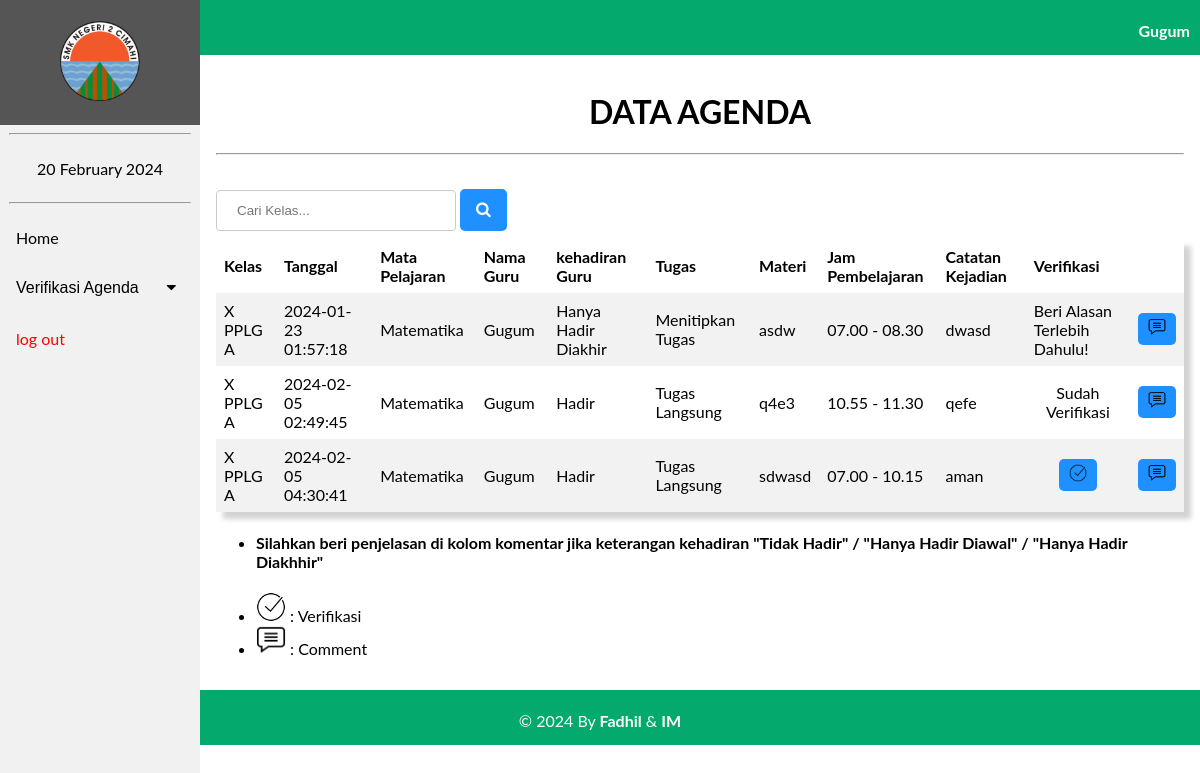
The page /agenda/verifikasi_semua.php?id=198111032008011005 (signed in) on the database as committed earlier.
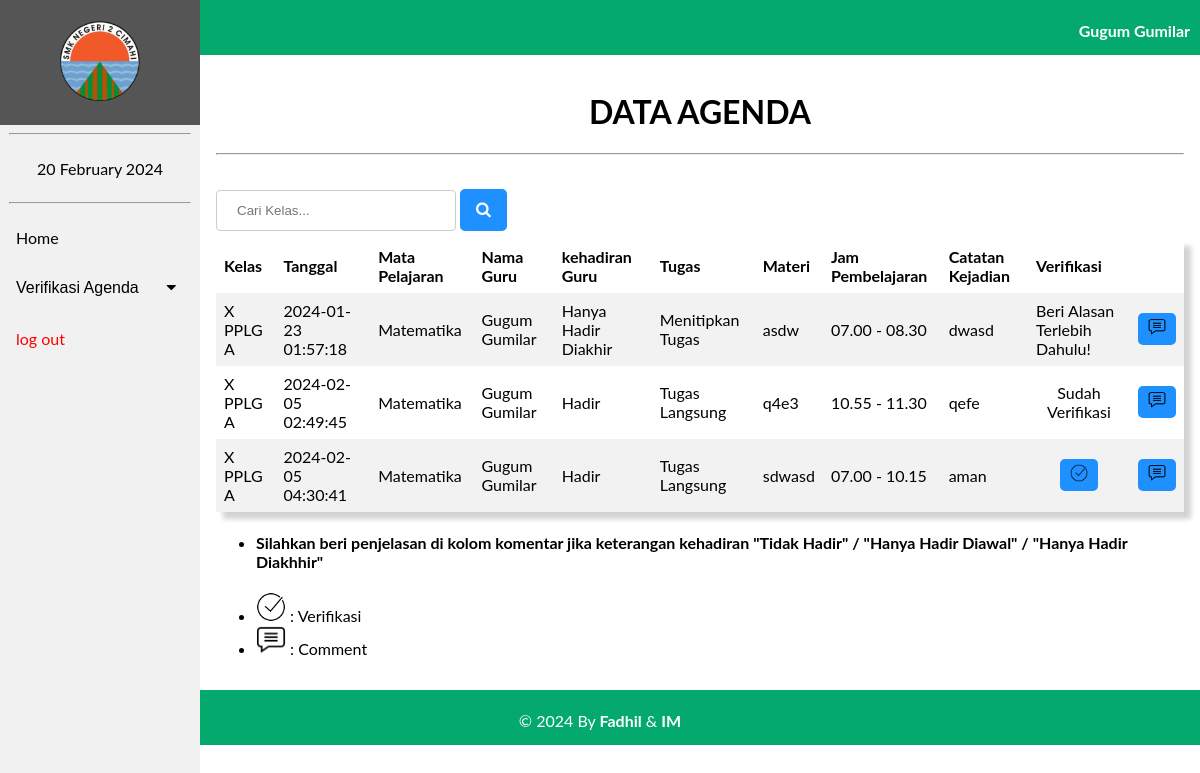
The same page on the database as committed later.
### tables this page shows
CREATE TABLE `tb_guru` (
  `nip` varchar(18) NOT NULL,
  `id_mapel` varchar(6) NOT NULL,
  `nama_guru` varchar(100) NOT NULL
);

CREATE TABLE `tb_agenda` (
  `id_agenda` int(11) NOT NULL,
  `tgl` timestamp NOT NULL DEFAULT current_timestamp() ON UPDATE current_timestamp(),
  `jam_masuk` varchar(50) NOT NULL,
  `jam_selesai` varchar(50) NOT NULL,
  `nip` varchar(18) NOT NULL,
  `id_kelas` varchar(6) NOT NULL,
  `id_mapel` varchar(6) NOT NULL,
  `tugas` enum('Tugas Langsung','Menitipkan Tugas','Tidak Ada Tugas') NOT NULL,
  `materi` varchar(200) NOT NULL,
  `evaluasi` varchar(200) NOT NULL,
  `kehadiran` enum('Hadir','Tidak Hadir','Hanya Hadir Diakhir','Hanya Hadir Diawal') NOT NULL,
  `verifikasi` varchar(50) NOT NULL,
  `comment` text NOT NULL
);

CREATE TABLE `tb_kelas` (
  `id_kelas` varchar(6) NOT NULL,
  `nama_kelas` varchar(50) NOT NULL
);

CREATE TABLE `tb_mapel` (
  `id_mapel` varchar(6) NOT NULL,
  `nama_mapel` varchar(70) NOT NULL
);

### agenda/verifikasi_semua.php (the view, shortened to what this page needs)
<?php
    include 'koneksi.php';
    $nip = $_GET['id'];
    $sql = "SELECT tb_agenda.id_agenda, tb_mapel.nama_mapel, tb_agenda.materi, tb_agenda.tugas, tb_guru.nama_guru, tb_agenda.kehadiran, tb_kelas.nama_kelas,
    tb_agenda.tgl, tb_agenda.evaluasi, tb_agenda.verifikasi, tb_agenda.jam_masuk, tb_agenda.jam_selesai, tb_agenda.comment FROM tb_agenda INNER JOIN tb_mapel ON tb_agenda.id_mapel = tb_mapel.id_mapel
    INNER JOIN tb_guru ON tb_agenda.nip = tb_guru.nip INNER JOIN tb_kelas ON tb_agenda.id_kelas = tb_kelas.id_kelas WHERE tb_agenda.nip = '$nip'";
    $level = mysqli_query($Conn, $sql);
    $sql1 = "SELECT * FROM tb_guru WHERE nip='$nip'";
    $k = mysqli_query($Conn,$sql1);
?>
<!DOCTYPE html>
<html>
<head>
    <link rel="stylesheet" href="navbar.css">
    <link rel="stylesheet" href="https://cdnjs.cloudflare.com/ajax/libs/font-awesome/4.7.0/css/font-awesome.min.css">
<body>
    <header>
        <div class="sidebar">
            <a href="beranda.php?id=<?= $nip ?>"><center><img src="image/2cmi.PNG" style="width: 80px; padding: 5px;"></center></a>
            <hr  style="width: 90%;">
            <center><a href="#"><?= date("d F Y"); ?></a></center>
            <hr  style="width: 90%;">
            <a href="beranda2.php?id=<?= $nip ?>">Home</a>
            <button class="dropdown-btn">Verifikasi Agenda
            <i class="fa fa-caret-down"></i>
            </button>
            <a style="color: red;"href="logout.php"> log out</button></a>
        </div>
    </header>
    <div class="head">
        <?php
              foreach($k as $nama){ ?>
              <p style="margin-right: 10px;"><b><?= $nama['nama_guru'] ?></b></p>
            <?php
              }
          ?>
    </div>
    <div class="content">
    <center>
<h1>DATA AGENDA</h1><hr> </center>
<br>
<form action="search_verifikasi.php" method="POST">
    <input type="text" name="search" placeholder="Cari Kelas...">
    <button class="btn1" name="submit"><i class="fa fa-search"></i></button>
</form>
<center>
<table style="box-shadow: 7px 7px 5px lightgrey;">
        <tr>
            <th>Kelas</th>
            <th>Tanggal </th>
            <th>Mata Pelajaran</th>
            <th>Nama Guru</th>
            <th>kehadiran Guru</th>
            <th>Tugas </th>
            <th>Materi</th>
            <th>Jam Pembelajaran </th>
            <th>Catatan Kejadian </th>
            <th colspan="2">Verifikasi</th>
        </tr>
    <?php foreach ($level as $row) : ?>
            <tr>
                <td><?= $row["nama_kelas"];?></td>
                <td><?= $row["tgl"];?></td>
                <td><?= $row["nama_mapel"];?></td>
                <td><?= $row["nama_guru"];?></td>
                <td><?= $row["kehadiran"];?></td>
                <td><?= $row["tugas"];?></td>
                <td><?= $row["materi"];?></td>
                <td><?= $row["jam_masuk"]." - ".$row['jam_selesai'];?></td>
                <td><?= $row["evaluasi"];?></td>
                <?php
                    $status = $row['verifikasi'];
                    if($status == "Sudah Verifikasi"){ ?>
                        <td><center><?= $status;?></center></td>
                        <td><a href="comment.php?id=<?= $row["id_agenda"]; ?>&nip=<?= $nip;?>" style="text-decoration: none;""><button class="btn"><img src="image/comment.PNG" width="18px"></button></a></td>
                <?php
                    }else{
                        if($row['kehadiran'] != "Hadir" && $row['comment'] == ""){
                ?>
                    <td>Beri Alasan Terlebih Dahulu!</td>
                    <td><center><a href="comment.php?id=<?= $row["id_agenda"]; ?>&nip=<?= $nip;?>" style="text-decoration: none;""><button class="btn"><img src="image/comment.PNG" width="18px"></button></a></center></td>
                <?php
                        }else{ ?>
                     <td><center><a href="proses_verifikasi.php?id=<?= $row["id_agenda"]; ?>&nip=<?= $nip;?>" style="text-decoration: none;"><button class="btn"><img src="image/ceklis.PNG" width="18px"></button></a></center></td>
                        <td><center><a href="comment.php?id=<?= $row["id_agenda"]; ?>&nip=<?= $nip;?>" style="text-decoration: none;""><button class="btn"><img src="image/comment.PNG" width="18px"></button></button></a></center></td>
                <?php
                        }
                    }
                ?>
            </tr>
            <?php endforeach ;
            ?>
</table>
    </center>
<ul>
    <li>
        <h4>Silahkan beri penjelasan di kolom komentar jika keterangan kehadiran "Tidak Hadir" / "Hanya Hadir Diawal" / "Hanya Hadir Diakhhir"</h4>
    </li>
    <li>
        <img src="image/ceklis.PNG" width="30px"> :
        Verifikasi
    </li>
    <li>
        <img src="image/comment.PNG" width="30px"> :
        Comment
    </li>
</ul>
</div>
<div class="footer">
        <p>&copy; 2024 By <b>Fadhil</b> & <b>IM</b></p>
    </div>

Rows that differ between the two databases and show on the page:
changed tb_guru: nama_guru "Gugum" → "Gugum Gumilar"
changed through a linked row, tb_agenda "Hanya Hadir Diakhir": tb_guru.nama_guru "Gugum" → "Gugum Gumilar"
changed through a linked row, tb_agenda "qefe": tb_guru.nama_guru "Gugum" → "Gugum Gumilar"
changed through a linked row, tb_agenda "sdwasd": tb_guru.nama_guru "Gugum" → "Gugum Gumilar"
